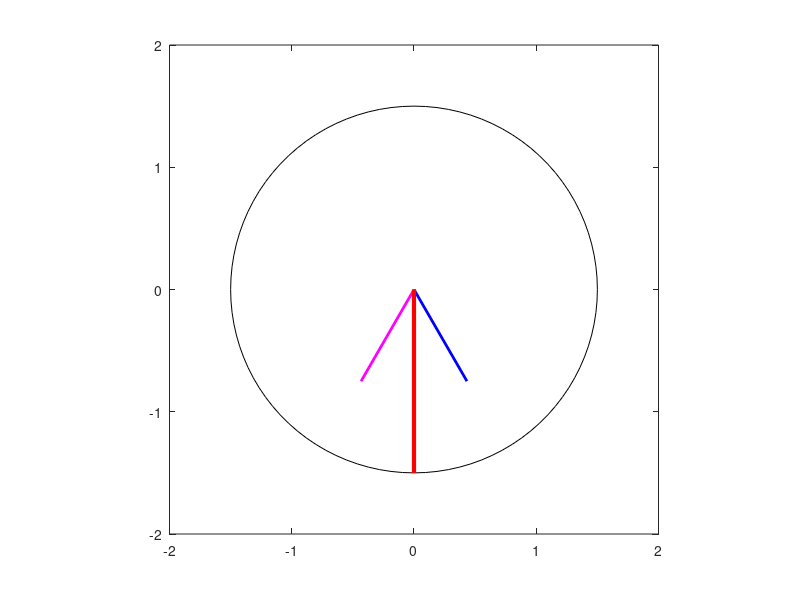

This chart was generated by the following MATLAB code:
% M-file: mag_field.m
% M-file to calculate the net magetic field produced 
% by a three-phase stator.

% Set up the basic conditions
bmax = 1;                % Normalize bmax to 1
freq = 60;               % 60 Hz
w = 2*pi*freq;           % angluar velocity (rad/s)

% First, generate the three component magnetic fields
t = 0:1/6000:1/60;
Baa = sin(w*t) .* (cos(0) + j*sin(0));
Bbb = sin(w*t-2*pi/3) .* (cos(2*pi/3) + j*sin(2*pi/3));
Bcc = sin(w*t+2*pi/3) .* (cos(-2*pi/3) + j*sin(-2*pi/3));

% Calculate Bnet
Bnet = Baa + Bbb + Bcc;

% Calculate a circle representing the expected maximum 
% value of Bnet
circle = 1.5 * (cos(w*t) + j*sin(w*t));

% Plot the magnitude and direction of the resulting magnetic 
% fields.  Note that Baa is black, Bbb is blue, Bcc is
% magneta, and Bnet is red.
for ii = 1:length(t)

   % Plot the reference circle
   plot(circle,'k');
   hold on;
   
   % Plot the four magnetic fields
   plot([0 real(Baa(ii))],[0 imag(Baa(ii))],'k','LineWidth',2);
   plot([0 real(Bbb(ii))],[0 imag(Bbb(ii))],'b','LineWidth',2);
   plot([0 real(Bcc(ii))],[0 imag(Bcc(ii))],'m','LineWidth',2);
   plot([0 real(Bnet(ii))],[0 imag(Bnet(ii))],'r','LineWidth',3);
   axis square;
   axis([-2 2 -2 2]);
   drawnow;
   pause(.01);
   hold off;
   
end
